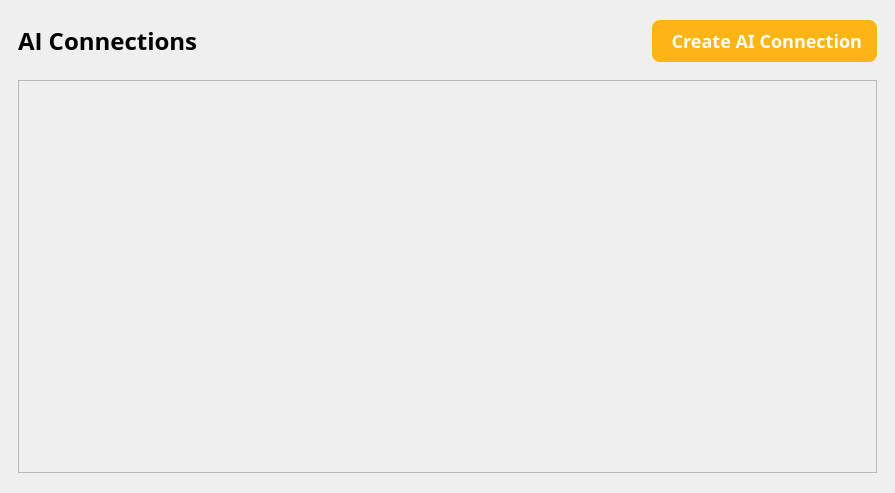
<?xml version="1.0" encoding="UTF-8"?>
<ui version="4.0">
 <class>AISettingsPage</class>
 <widget class="QWidget" name="AISettingsPage">
  <property name="geometry">
   <rect>
    <x>0</x>
    <y>0</y>
    <width>895</width>
    <height>493</height>
   </rect>
  </property>
  <property name="windowTitle">
   <string>Form</string>
  </property>
  <layout class="QVBoxLayout" name="verticalLayout">
   <property name="spacing">
    <number>18</number>
   </property>
   <property name="leftMargin">
    <number>18</number>
   </property>
   <property name="topMargin">
    <number>20</number>
   </property>
   <property name="rightMargin">
    <number>18</number>
   </property>
   <property name="bottomMargin">
    <number>20</number>
   </property>
   <item>
    <layout class="QHBoxLayout" name="headerLayout">
     <property name="spacing">
      <number>16</number>
     </property>
     <item>
      <widget class="QPushButton" name="backButton">
       <property name="sizePolicy">
        <sizepolicy hsizetype="Fixed" vsizetype="Fixed">
         <horstretch>0</horstretch>
         <verstretch>0</verstretch>
        </sizepolicy>
       </property>
       <property name="minimumSize">
        <size>
         <width>251</width>
         <height>34</height>
        </size>
       </property>
       <property name="maximumSize">
        <size>
         <width>251</width>
         <height>34</height>
        </size>
       </property>
       <property name="styleSheet">
        <string notr="true">background: transparent;
border: none;
font-family: Open Sans;
text-align: left;
font-size: 24px;
line-height: 34px;
letter-spacing: 0%;
font-weight: 600;</string>
       </property>
       <property name="text">
        <string>AI Connections</string>
       </property>
       <property name="iconSize">
        <size>
         <width>24</width>
         <height>24</height>
        </size>
       </property>
      </widget>
     </item>
     <item>
      <spacer name="horizontalSpacer">
       <property name="orientation">
        <enum>Qt::Orientation::Horizontal</enum>
       </property>
       <property name="sizeHint" stdset="0">
        <size>
         <width>40</width>
         <height>20</height>
        </size>
       </property>
      </spacer>
     </item>
     <item>
      <widget class="QPushButton" name="createButton">
       <property name="minimumSize">
        <size>
         <width>225</width>
         <height>42</height>
        </size>
       </property>
       <property name="maximumSize">
        <size>
         <width>225</width>
         <height>42</height>
        </size>
       </property>
       <property name="styleSheet">
        <string notr="true">QPushButton {
	background: #FDB515;
	border: none;
	border-radius: 8px;
	font-family: Open-Sans;
	font-weight: 500;
	font-size: 18px;
	color: white;
}

QPushButton:hover {
    background-color: #E6A512;
}

QPushButton:pressed {
    background-color: #CC8F0F;
    padding-top: 2px;
	padding-left: 2px;
}</string>
       </property>
       <property name="text">
        <string> Create AI Connection</string>
       </property>
      </widget>
     </item>
    </layout>
   </item>
   <item>
    <widget class="QScrollArea" name="scrollArea">
     <property name="widgetResizable">
      <bool>true</bool>
     </property>
     <widget class="QWidget" name="container">
      <property name="geometry">
       <rect>
        <x>0</x>
        <y>0</y>
        <width>857</width>
        <height>389</height>
       </rect>
      </property>
     </widget>
    </widget>
   </item>
  </layout>
 </widget>
 <resources/>
 <connections/>
</ui>
